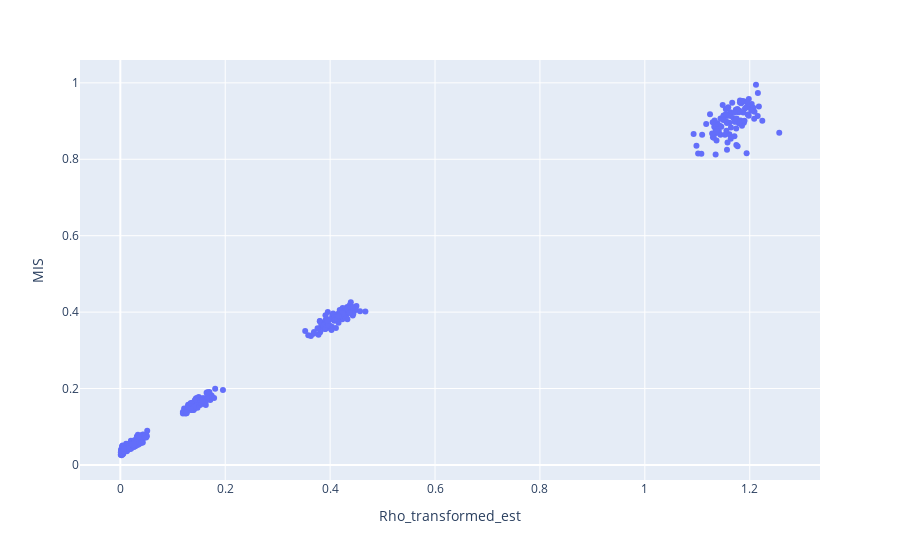

The code cell stored with this chart in its notebook:
### Code cell
fig = px.scatter(results, x="Rho_transformed_est", y="MIS")
fig.show()

### Figure 1 — Plotly figure (JSON) as saved in the notebook; plotly's stock layout.template omitted (floating-point values rounded to 4 significant figures; data arrays with more than 128 entries replaced by an {"elided": "..."} marker saying what was removed)
{"data": [{"hovertemplate": "Rho_transformed_est=%{x}<br>MIS=%{y}<extra></extra>", "legendgroup": "", "marker": {"color": "#636efa", "symbol": "circle"}, "mode": "markers", "name": "", "orientation": "v", "showlegend": false, "type": "scatter", "x": {"elided": "500 float values"}, "xaxis": "x", "y": {"elided": "500 float values"}, "yaxis": "y"}], "layout": {"legend": {"tracegroupgap": 0}, "margin": {"t": 60}, "xaxis": {"anchor": "y", "domain": [0, 1], "title": {"text": "Rho_transformed_est"}}, "yaxis": {"anchor": "x", "domain": [0, 1], "title": {"text": "MIS"}}}}
